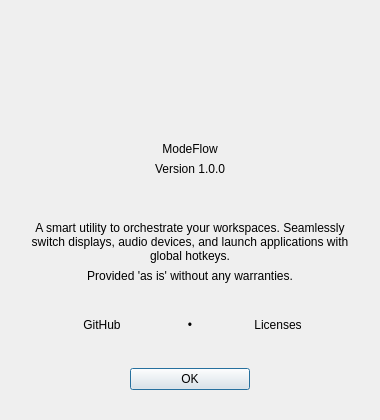
<?xml version="1.0" encoding="UTF-8"?>
<ui version="4.0">
 <class>AboutDialog</class>
 <widget class="QDialog" name="AboutDialog">
  <property name="geometry">
   <rect>
    <x>0</x>
    <y>0</y>
    <width>380</width>
    <height>420</height>
   </rect>
  </property>
  <property name="minimumSize">
   <size>
    <width>380</width>
    <height>420</height>
   </size>
  </property>
  <property name="windowTitle">
   <string>About ModeFlow</string>
  </property>
  <layout class="QVBoxLayout" name="mainLayout">
   <property name="sizeConstraint">
    <enum>QLayout::SizeConstraint::SetDefaultConstraint</enum>
   </property>
   <property name="leftMargin">
    <number>30</number>
   </property>
   <property name="topMargin">
    <number>40</number>
   </property>
   <property name="rightMargin">
    <number>30</number>
   </property>
   <property name="bottomMargin">
    <number>30</number>
   </property>
   <item>
    <widget class="QLabel" name="labelIcon">
     <property name="minimumSize">
      <size>
       <width>96</width>
       <height>96</height>
      </size>
     </property>
     <property name="maximumSize">
      <size>
       <width>16777215</width>
       <height>96</height>
      </size>
     </property>
     <property name="text">
      <string/>
     </property>
     <property name="alignment">
      <set>Qt::AlignmentFlag::AlignCenter</set>
     </property>
    </widget>
   </item>
   <item>
    <spacer name="s1">
     <property name="orientation">
      <enum>Qt::Orientation::Vertical</enum>
     </property>
     <property name="sizeHint" stdset="0">
      <size>
       <width>20</width>
       <height>15</height>
      </size>
     </property>
    </spacer>
   </item>
   <item>
    <widget class="QLabel" name="labelTitle">
     <property name="text">
      <string>ModeFlow</string>
     </property>
     <property name="alignment">
      <set>Qt::AlignmentFlag::AlignCenter</set>
     </property>
    </widget>
   </item>
   <item>
    <widget class="QLabel" name="labelVersion">
     <property name="text">
      <string>Version 1.0.0</string>
     </property>
     <property name="alignment">
      <set>Qt::AlignmentFlag::AlignCenter</set>
     </property>
    </widget>
   </item>
   <item>
    <widget class="QPushButton" name="btnNewVersion">
     <property name="cursor">
      <cursorShape>PointingHandCursor</cursorShape>
     </property>
     <property name="visible">
      <bool>false</bool>
     </property>
     <property name="text">
      <string/>
     </property>
     <property name="flat">
      <bool>true</bool>
     </property>
    </widget>
   </item>
   <item>
    <spacer name="s2">
     <property name="orientation">
      <enum>Qt::Orientation::Vertical</enum>
     </property>
     <property name="sizeHint" stdset="0">
      <size>
       <width>20</width>
       <height>25</height>
      </size>
     </property>
    </spacer>
   </item>
   <item>
    <widget class="QLabel" name="labelDescription">
     <property name="text">
      <string>A smart utility to orchestrate your workspaces. Seamlessly switch displays, audio devices, and launch applications with global hotkeys.</string>
     </property>
     <property name="alignment">
      <set>Qt::AlignmentFlag::AlignCenter</set>
     </property>
     <property name="wordWrap">
      <bool>true</bool>
     </property>
    </widget>
   </item>
   <item>
    <spacer name="s3">
     <property name="orientation">
      <enum>Qt::Orientation::Vertical</enum>
     </property>
     <property name="sizeHint" stdset="0">
      <size>
       <width>20</width>
       <height>10</height>
      </size>
     </property>
    </spacer>
   </item>
   <item>
    <widget class="QLabel" name="labelDisclaimer">
     <property name="text">
      <string>Provided 'as is' without any warranties.</string>
     </property>
     <property name="alignment">
      <set>Qt::AlignmentFlag::AlignCenter</set>
     </property>
    </widget>
   </item>
   <item>
    <spacer name="stretch">
     <property name="orientation">
      <enum>Qt::Orientation::Vertical</enum>
     </property>
     <property name="sizeHint" stdset="0">
      <size>
       <width>20</width>
       <height>40</height>
      </size>
     </property>
    </spacer>
   </item>
   <item>
    <layout class="QHBoxLayout" name="linksLayout">
     <item>
      <widget class="QPushButton" name="btnGithub">
       <property name="cursor">
        <cursorShape>PointingHandCursor</cursorShape>
       </property>
       <property name="text">
        <string>GitHub</string>
       </property>
       <property name="flat">
        <bool>true</bool>
       </property>
      </widget>
     </item>
     <item>
      <widget class="QLabel" name="labelSep1">
       <property name="maximumSize">
        <size>
         <width>20</width>
         <height>16777215</height>
        </size>
       </property>
       <property name="text">
        <string> • </string>
       </property>
       <property name="alignment">
        <set>Qt::AlignmentFlag::AlignCenter</set>
       </property>
      </widget>
     </item>
     <item>
      <widget class="QPushButton" name="btnLicenses">
       <property name="cursor">
        <cursorShape>PointingHandCursor</cursorShape>
       </property>
       <property name="text">
        <string>Licenses</string>
       </property>
       <property name="flat">
        <bool>true</bool>
       </property>
      </widget>
     </item>
    </layout>
   </item>
   <item>
    <spacer name="verticalSpacer">
     <property name="orientation">
      <enum>Qt::Orientation::Vertical</enum>
     </property>
     <property name="sizeHint" stdset="0">
      <size>
       <width>20</width>
       <height>40</height>
      </size>
     </property>
    </spacer>
   </item>
   <item>
    <layout class="QHBoxLayout" name="horizontalLayout">
     <item>
      <spacer name="horizontalSpacer">
       <property name="orientation">
        <enum>Qt::Orientation::Horizontal</enum>
       </property>
       <property name="sizeHint" stdset="0">
        <size>
         <width>40</width>
         <height>20</height>
        </size>
       </property>
      </spacer>
     </item>
     <item>
      <widget class="QPushButton" name="btnClose">
       <property name="minimumSize">
        <size>
         <width>120</width>
         <height>0</height>
        </size>
       </property>
       <property name="cursor">
        <cursorShape>PointingHandCursor</cursorShape>
       </property>
       <property name="text">
        <string>OK</string>
       </property>
       <property name="default">
        <bool>true</bool>
       </property>
      </widget>
     </item>
     <item>
      <spacer name="horizontalSpacer_2">
       <property name="orientation">
        <enum>Qt::Orientation::Horizontal</enum>
       </property>
       <property name="sizeHint" stdset="0">
        <size>
         <width>40</width>
         <height>20</height>
        </size>
       </property>
      </spacer>
     </item>
    </layout>
   </item>
  </layout>
 </widget>
 <resources/>
 <connections/>
</ui>
